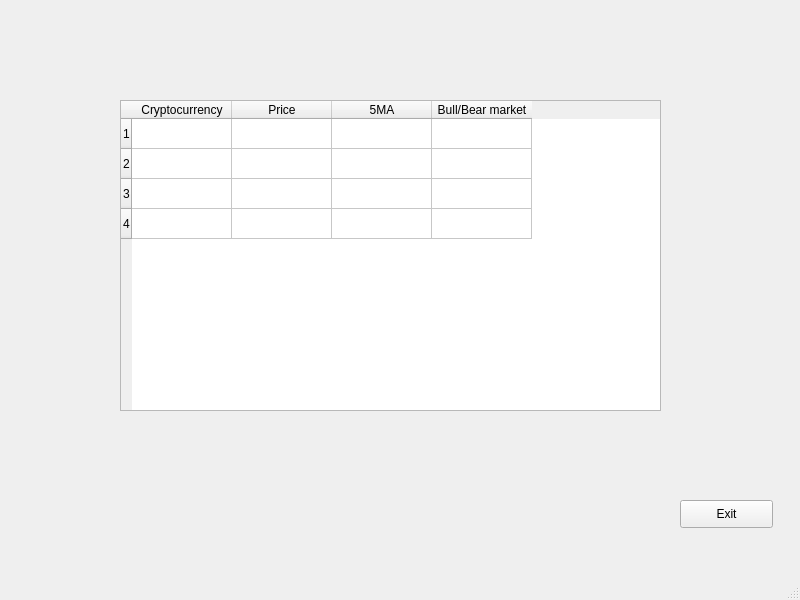
<?xml version="1.0" encoding="UTF-8"?>
<ui version="4.0">
 <class>MainWindow</class>
 <widget class="QMainWindow" name="MainWindow">
  <property name="geometry">
   <rect>
    <x>0</x>
    <y>0</y>
    <width>800</width>
    <height>600</height>
   </rect>
  </property>
  <property name="windowTitle">
   <string>MainWindow</string>
  </property>
  <widget class="QWidget" name="centralwidget">
   <widget class="QPushButton" name="pushButton">
    <property name="geometry">
     <rect>
      <x>680</x>
      <y>500</y>
      <width>93</width>
      <height>28</height>
     </rect>
    </property>
    <property name="text">
     <string>Exit</string>
    </property>
   </widget>
   <widget class="QTableWidget" name="tableWidget">
    <property name="geometry">
     <rect>
      <x>120</x>
      <y>100</y>
      <width>541</width>
      <height>311</height>
     </rect>
    </property>
    <property name="rowCount">
     <number>4</number>
    </property>
    <row/>
    <row/>
    <row/>
    <row/>
    <column>
     <property name="text">
      <string>Cryptocurrency</string>
     </property>
    </column>
    <column>
     <property name="text">
      <string>Price</string>
     </property>
    </column>
    <column>
     <property name="text">
      <string>5MA</string>
     </property>
    </column>
    <column>
     <property name="text">
      <string>Bull/Bear market</string>
     </property>
    </column>
   </widget>
  </widget>
  <widget class="QMenuBar" name="menubar">
   <property name="geometry">
    <rect>
     <x>0</x>
     <y>0</y>
     <width>800</width>
     <height>26</height>
    </rect>
   </property>
  </widget>
  <widget class="QStatusBar" name="statusbar"/>
 </widget>
 <resources/>
 <connections/>
</ui>
